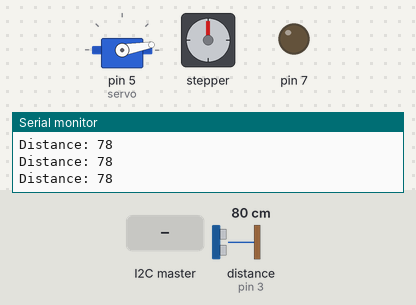
Simulated run of this sketch. Board: Arduino Uno, built with avr-gcc and run on an emulated ATmega328P. On the bench: servo, stepper motor, output pins drawn as LEDs (lit = HIGH), the last lines printed to the serial monitor. Wiring (inferred from the names in the program): ultrasonic range finder: trigger pin 4; echo pin 3. The test bench sets the inputs (shaded band); at power-on: distance to the obstacle (sensor on pin 3) 80 cm. The echo pulse lasts 58.3 µs per cm; stepper angles assume 200 steps per turn; pins used as bus, display or sensor lines are not drawn.

Above: at 1.2 s.
1.3 s: the I2C master sends the byte 1
At 1.46 s:
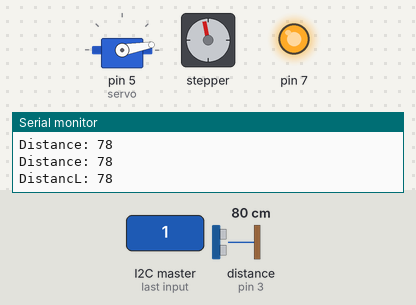
At 2.39 s:
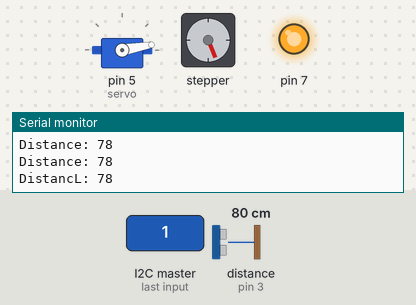
4.3 s: the I2C master sends the byte 0
At 4.55 s:
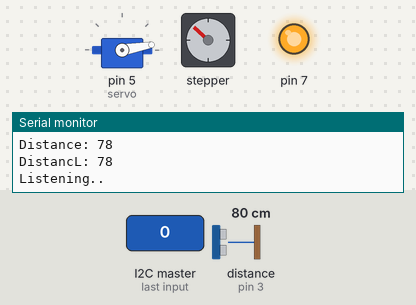
Timing chart, 0 to 63.3 s (numbered marks = the images above; inputs shaded):
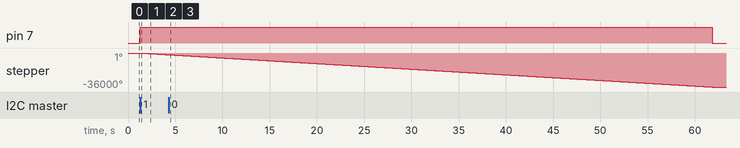

Measured:
- after the input at 1.3 s, pin 7: LOW → HIGH at once; stepper: keeps turning counter-clockwise at about 598°/s, starting at once

The sketch:

i2carduino.ino
```cpp
#include<Wire.h>
#include <Stepper.h>
#include <Servo.h>
Servo servo;
byte val = 0;
bool listening = false;
const byte stepsPerRevolution = 200;
Stepper myStepper(stepsPerRevolution, 8, 9, 10, 11);

// defines pins numbers
const int trigPin = 4;
const int echoPin = 3;
// defines variables
long duration;
int distance;


void setup() {
  Serial.begin(9600);
  Wire.begin(8);
  myStepper.setSpeed(100);
  Wire.onReceive(receiveEvent);
  //Wire.onRequest(requestEvent);
  pinMode(7, OUTPUT);
  servo.attach(5);
  servo.write(10);
  pinMode(trigPin, OUTPUT); // Sets the trigPin as an Output
  pinMode(echoPin, INPUT); // Sets the echoPin as an Input
}

void loop(void) {
  distanceTest();
  listenForI2cEvent();
}

void distanceTest() {
  digitalWrite(trigPin, LOW);
  delayMicroseconds(2);
  // Sets the trigPin on HIGH state for 10 micro seconds
  digitalWrite(trigPin, HIGH);
  delayMicroseconds(10);
  digitalWrite(trigPin, LOW);
  // Reads the echoPin, returns the sound wave travel time in microseconds
  duration = pulseIn(echoPin, HIGH);
  // Calculating the distance
  distance = duration * 0.034 / 2;
  // Prints the distance on the Serial Monitor
  Serial.print("Distance: ");
  Serial.println(distance);

}

void listenForI2cEvent() {
  if (listening) {
    switch (val) {
      case 1:
        turnStepperLeft();
        break;
      case 2:
        turnStepperRight();
        break;
      case 3:
        turnServoLeft();
        break;
      case 4:
        turnServoRight();
        break;
    }
    listening = false;
    val = 0;
  }
}


void turnServoRight() {
  for (int i = 10; i < 180; i++) {
    servo.write(i);
    delay(18);
  }
}

void turnServoLeft() {
  for (int i = 180; i > 10; i--) {
    servo.write(i);
    delay(18);
  }
}


void turnStepperLeft() {
  digitalWrite(7, HIGH);
  myStepper.step(-stepsPerRevolution * 100);
  digitalWrite(7, LOW);
}

void turnStepperRight() {
  digitalWrite(7, HIGH);
  myStepper.step(stepsPerRevolution * 100);
  digitalWrite(7, LOW);
}
void receiveEvent (int howMany) {
  val = Wire.read();
  Serial.println("Listening..");
  listening = true;


}
```
